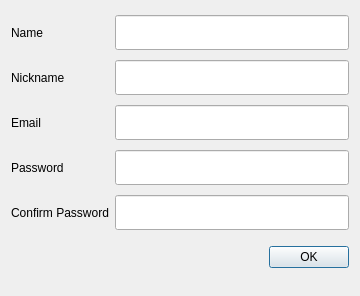
<?xml version="1.0" encoding="UTF-8"?>
<ui version="4.0">
 <class>Login</class>
 <widget class="QDialog" name="Login">
  <property name="geometry">
   <rect>
    <x>0</x>
    <y>0</y>
    <width>360</width>
    <height>296</height>
   </rect>
  </property>
  <property name="minimumSize">
   <size>
    <width>150</width>
    <height>150</height>
   </size>
  </property>
  <property name="maximumSize">
   <size>
    <width>360</width>
    <height>300</height>
   </size>
  </property>
  <property name="windowTitle">
   <string>Login</string>
  </property>
  <layout class="QVBoxLayout" name="verticalLayout">
   <item>
    <layout class="QFormLayout" name="formLayout">
     <property name="fieldGrowthPolicy">
      <enum>QFormLayout::AllNonFixedFieldsGrow</enum>
     </property>
     <property name="rowWrapPolicy">
      <enum>QFormLayout::DontWrapRows</enum>
     </property>
     <property name="labelAlignment">
      <set>Qt::AlignLeading|Qt::AlignLeft|Qt::AlignVCenter</set>
     </property>
     <property name="formAlignment">
      <set>Qt::AlignLeading|Qt::AlignLeft|Qt::AlignVCenter</set>
     </property>
     <item row="0" column="0">
      <widget class="QLabel" name="NameLabel">
       <property name="sizePolicy">
        <sizepolicy hsizetype="Fixed" vsizetype="Fixed">
         <horstretch>0</horstretch>
         <verstretch>0</verstretch>
        </sizepolicy>
       </property>
       <property name="minimumSize">
        <size>
         <width>70</width>
         <height>35</height>
        </size>
       </property>
       <property name="maximumSize">
        <size>
         <width>16777215</width>
         <height>35</height>
        </size>
       </property>
       <property name="text">
        <string>Name</string>
       </property>
      </widget>
     </item>
     <item row="1" column="0">
      <widget class="QLabel" name="NicknameLabel">
       <property name="sizePolicy">
        <sizepolicy hsizetype="Fixed" vsizetype="Fixed">
         <horstretch>0</horstretch>
         <verstretch>0</verstretch>
        </sizepolicy>
       </property>
       <property name="minimumSize">
        <size>
         <width>70</width>
         <height>35</height>
        </size>
       </property>
       <property name="maximumSize">
        <size>
         <width>16777215</width>
         <height>35</height>
        </size>
       </property>
       <property name="text">
        <string>Nickname</string>
       </property>
      </widget>
     </item>
     <item row="2" column="0">
      <widget class="QLabel" name="EmailLabel">
       <property name="sizePolicy">
        <sizepolicy hsizetype="Fixed" vsizetype="Fixed">
         <horstretch>0</horstretch>
         <verstretch>0</verstretch>
        </sizepolicy>
       </property>
       <property name="minimumSize">
        <size>
         <width>70</width>
         <height>35</height>
        </size>
       </property>
       <property name="maximumSize">
        <size>
         <width>16777215</width>
         <height>35</height>
        </size>
       </property>
       <property name="text">
        <string>Email</string>
       </property>
      </widget>
     </item>
     <item row="3" column="0">
      <widget class="QLabel" name="PasswordLabel">
       <property name="sizePolicy">
        <sizepolicy hsizetype="Fixed" vsizetype="Fixed">
         <horstretch>0</horstretch>
         <verstretch>0</verstretch>
        </sizepolicy>
       </property>
       <property name="minimumSize">
        <size>
         <width>70</width>
         <height>35</height>
        </size>
       </property>
       <property name="maximumSize">
        <size>
         <width>16777215</width>
         <height>35</height>
        </size>
       </property>
       <property name="text">
        <string>Password</string>
       </property>
       <property name="buddy">
        <cstring>PasswordField</cstring>
       </property>
      </widget>
     </item>
     <item row="4" column="0">
      <widget class="QLabel" name="ConfirmpasswordLabel">
       <property name="sizePolicy">
        <sizepolicy hsizetype="Fixed" vsizetype="Fixed">
         <horstretch>0</horstretch>
         <verstretch>0</verstretch>
        </sizepolicy>
       </property>
       <property name="minimumSize">
        <size>
         <width>70</width>
         <height>35</height>
        </size>
       </property>
       <property name="maximumSize">
        <size>
         <width>16777215</width>
         <height>35</height>
        </size>
       </property>
       <property name="text">
        <string>Confirm Password</string>
       </property>
       <property name="buddy">
        <cstring>ConfirmPasswordField</cstring>
       </property>
      </widget>
     </item>
     <item row="5" column="1">
      <widget class="QDialogButtonBox" name="LoginButtons">
       <property name="enabled">
        <bool>true</bool>
       </property>
       <property name="sizePolicy">
        <sizepolicy hsizetype="Expanding" vsizetype="Expanding">
         <horstretch>0</horstretch>
         <verstretch>0</verstretch>
        </sizepolicy>
       </property>
       <property name="maximumSize">
        <size>
         <width>330</width>
         <height>35</height>
        </size>
       </property>
       <property name="orientation">
        <enum>Qt::Horizontal</enum>
       </property>
       <property name="standardButtons">
        <set>QDialogButtonBox::Ok</set>
       </property>
      </widget>
     </item>
     <item row="3" column="1">
      <widget class="QLineEdit" name="PasswordField">
       <property name="minimumSize">
        <size>
         <width>25</width>
         <height>35</height>
        </size>
       </property>
       <property name="maximumSize">
        <size>
         <width>256</width>
         <height>35</height>
        </size>
       </property>
      </widget>
     </item>
     <item row="4" column="1">
      <widget class="QLineEdit" name="ConfirmPasswordField">
       <property name="minimumSize">
        <size>
         <width>25</width>
         <height>35</height>
        </size>
       </property>
       <property name="maximumSize">
        <size>
         <width>256</width>
         <height>35</height>
        </size>
       </property>
      </widget>
     </item>
     <item row="0" column="1">
      <widget class="QLineEdit" name="NameField">
       <property name="minimumSize">
        <size>
         <width>25</width>
         <height>35</height>
        </size>
       </property>
       <property name="maximumSize">
        <size>
         <width>256</width>
         <height>35</height>
        </size>
       </property>
      </widget>
     </item>
     <item row="1" column="1">
      <widget class="QLineEdit" name="NickNameField">
       <property name="minimumSize">
        <size>
         <width>25</width>
         <height>35</height>
        </size>
       </property>
       <property name="maximumSize">
        <size>
         <width>256</width>
         <height>35</height>
        </size>
       </property>
      </widget>
     </item>
     <item row="2" column="1">
      <widget class="QLineEdit" name="EmailField">
       <property name="minimumSize">
        <size>
         <width>25</width>
         <height>35</height>
        </size>
       </property>
       <property name="maximumSize">
        <size>
         <width>256</width>
         <height>35</height>
        </size>
       </property>
      </widget>
     </item>
    </layout>
   </item>
  </layout>
 </widget>
 <resources/>
 <connections>
  <connection>
   <sender>LoginButtons</sender>
   <signal>accepted()</signal>
   <receiver>Login</receiver>
   <slot>accept()</slot>
   <hints>
    <hint type="sourcelabel">
     <x>237</x>
     <y>282</y>
    </hint>
    <hint type="destinationlabel">
     <x>157</x>
     <y>198</y>
    </hint>
   </hints>
  </connection>
  <connection>
   <sender>LoginButtons</sender>
   <signal>rejected()</signal>
   <receiver>Login</receiver>
   <slot>reject()</slot>
   <hints>
    <hint type="sourcelabel">
     <x>305</x>
     <y>282</y>
    </hint>
    <hint type="destinationlabel">
     <x>286</x>
     <y>198</y>
    </hint>
   </hints>
  </connection>
 </connections>
</ui>
